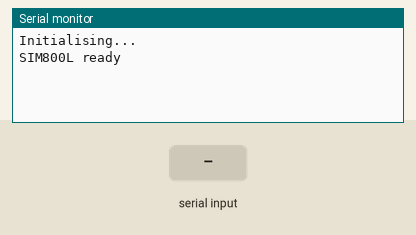
Simulated run of this sketch. Board: Arduino Uno, built with avr-gcc and run on an emulated ATmega328P. Shown: the last lines printed to the serial monitor. The test bench sets the inputs (shaded band).

Above: at 3.2 s.
3.3 s: "1" received over the second serial link
At 3.8 s:
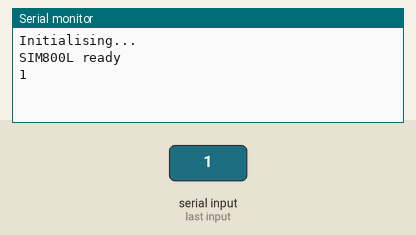
4.8 s: "0" received over the second serial link
At 6.1 s:
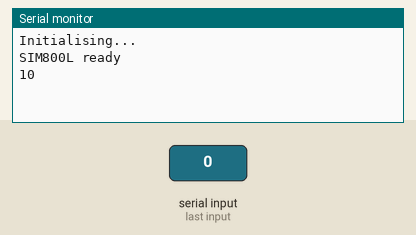

The sketch:

SIM800L_test_AT_commands.ino
```cpp
#include <SoftwareSerial.h>
SoftwareSerial sim800(10, 11);  // SIM800L TX, SIM800L RX

void setup() {
  Serial.begin(9600);  // Serial monitor
  sim800.begin(9600);  // Initial baud rate of SIM800L

  Serial.println("Initialising...");
  delay(2000);
  Serial.println("SIM800L ready");
}

void loop() {
  // Forward data from SIM800L to Serial Monitor
  if (sim800.available()) {
    Serial.write(sim800.read());
  }

  // Forward data from Serial Monitor to SIM800L
  if (Serial.available()) {
    sim800.write(Serial.read());
  }
}
```

Measured:
- after the input at 3.3 s, the serial monitor: prints a new line at once (image 1)
- after the input at 4.8 s, the serial monitor: prints a new line at once (image 2)
